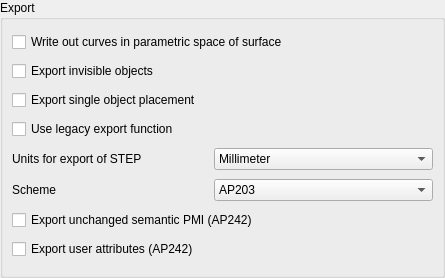
<?xml version="1.0" encoding="UTF-8"?>
<ui version="4.0">
 <class>PartGui::DlgExportStep</class>
 <widget class="QWidget" name="PartGui::DlgExportStep">
  <property name="geometry">
   <rect>
    <x>0</x>
    <y>0</y>
    <width>445</width>
    <height>278</height>
   </rect>
  </property>
  <property name="windowTitle">
   <string>STEP Export Settings</string>
  </property>
  <layout class="QGridLayout" name="gridLayout_4">
   <property name="margin">
    <number>0</number>
   </property>
   <item row="0" column="0">
    <widget class="QGroupBox" name="groupBox">
     <property name="title">
      <string>Export</string>
     </property>
     <layout class="QGridLayout" name="gridLayout_3">
      <item row="6" column="0">
       <widget class="QLabel" name="label_2">
        <property name="text">
         <string>Scheme</string>
        </property>
       </widget>
      </item>
      <item row="5" column="0">
       <widget class="QLabel" name="label">
        <property name="text">
         <string>Units for export of STEP</string>
        </property>
       </widget>
      </item>
      <item row="5" column="1">
       <widget class="QComboBox" name="comboBoxUnits">
        <item>
         <property name="text">
          <string>Millimeter</string>
         </property>
        </item>
        <item>
         <property name="text">
          <string>Meter</string>
         </property>
        </item>
        <item>
         <property name="text">
          <string>Inch</string>
         </property>
        </item>
       </widget>
      </item>
      <item row="6" column="1">
       <widget class="QComboBox" name="comboBoxSchema">
        <item>
         <property name="text">
          <string notr="true">AP203</string>
         </property>
        </item>
        <item>
         <property name="text">
          <string notr="true">AP214 Committee Draft</string>
         </property>
        </item>
        <item>
         <property name="text">
          <string notr="true">AP214 Draft International Standard</string>
         </property>
        </item>
        <item>
         <property name="text">
          <string notr="true">AP214 International Standard</string>
         </property>
        </item>
        <item>
         <property name="text">
          <string notr="true">AP242 Draft International Standard</string>
         </property>
        </item>
       </widget>
      </item>
      <item row="4" column="0" colspan="2">
       <widget class="Gui::PrefCheckBox" name="checkBoxExportLegacy">
        <property name="text">
         <string>Use legacy export function</string>
        </property>
        <property name="prefEntry" stdset="0">
         <cstring>ExportLegacy</cstring>
        </property>
        <property name="prefPath" stdset="0">
         <cstring>Mod/Import</cstring>
        </property>
       </widget>
      </item>
      <item row="3" column="0">
       <widget class="Gui::PrefCheckBox" name="checkBoxKeepPlacement">
        <property name="toolTip">
         <string>Keeps the placement information when exporting
a single object. When importing back the STEP file, the
placement will be encoded into the shape geometry, instead of keeping
it inside the placement property.</string>
        </property>
        <property name="text">
         <string>Export single object placement</string>
        </property>
        <property name="prefEntry" stdset="0">
         <cstring>ExportKeepPlacement</cstring>
        </property>
        <property name="prefPath" stdset="0">
         <cstring>Mod/Import</cstring>
        </property>
       </widget>
      </item>
      <item row="2" column="0" colspan="2">
       <widget class="Gui::PrefCheckBox" name="checkBoxExportHiddenObj">
        <property name="toolTip">
         <string>Uncheck this to skip invisible objects when exporting, which is useful for CADs that do not support invisibility STEP styling.</string>
        </property>
        <property name="text">
         <string>Export invisible objects</string>
        </property>
        <property name="prefEntry" stdset="0">
         <cstring>ExportHiddenObject</cstring>
        </property>
        <property name="prefPath" stdset="0">
         <cstring>Mod/Import</cstring>
        </property>
       </widget>
      </item>
      <item row="7" column="0" colspan="2">
       <widget class="Gui::PrefCheckBox" name="checkBoxSemanticPMI">
        <property name="text">
         <string>Export unchanged semantic PMI (AP242)</string>
        </property>
        <property name="checked">
         <bool>false</bool>
        </property>
        <property name="prefEntry" stdset="0">
         <cstring>ExportSemanticPMI</cstring>
        </property>
        <property name="prefPath" stdset="0">
         <cstring>Mod/Import</cstring>
        </property>
       </widget>
      </item>
      <item row="8" column="0" colspan="2">
       <widget class="Gui::PrefCheckBox" name="checkBoxUserAttributes">
        <property name="text">
         <string>Export user attributes (AP242)</string>
        </property>
        <property name="checked">
         <bool>false</bool>
        </property>
        <property name="prefEntry" stdset="0">
         <cstring>ExportUserAttributes</cstring>
        </property>
        <property name="prefPath" stdset="0">
         <cstring>Mod/Import</cstring>
        </property>
       </widget>
      </item>
      <item row="1" column="0" colspan="2">
       <widget class="QCheckBox" name="checkBoxPcurves">
        <property name="text">
         <string>Write out curves in parametric space of surface</string>
        </property>
       </widget>
      </item>
     </layout>
    </widget>
   </item>
  </layout>
 </widget>
 <customwidgets>
  <customwidget>
   <class>Gui::PrefCheckBox</class>
   <extends>QCheckBox</extends>
   <header>Gui/PrefWidgets.h</header>
  </customwidget>
 </customwidgets>
 <tabstops>
  <tabstop>checkBoxPcurves</tabstop>
  <tabstop>checkBoxExportHiddenObj</tabstop>
 </tabstops>
 <resources/>
 <connections/>
</ui>
